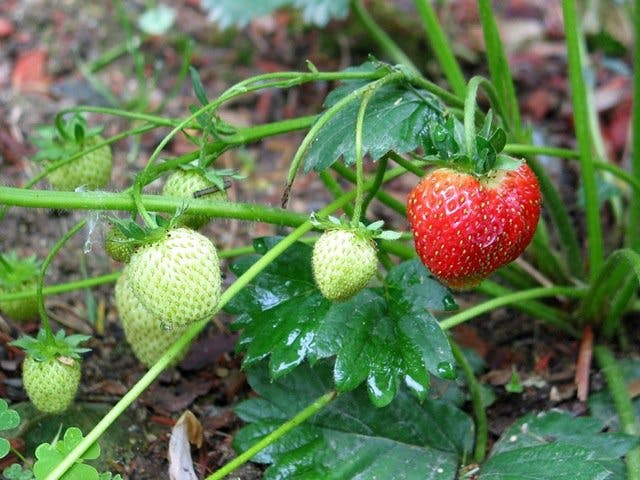
#> input picture DetectRipeFruitUseClusteringKmean/imagetest/Kmeans-1.png, 640 x 480 px, found by its file name
$ python DetectRipeFruit.py
#> lines starting #> are read from the running program, lines starting #| are printed output that depends on the picture
import numpy as np
from PIL import Image
import matplotlib.pyplot as plt
from matplotlib.patches import Rectangle
from skimage.measure import regionprops, label

def initialize_centroids(points, k):
    # Chọn ngẫu nhiên các điểm khởi tạo làm centroids ban đầu
    indices = np.random.choice(points.shape[0], size=k, replace=False)
    return points[indices]

def closest_centroid(points, centroids):
    # Xác định centroid gần nhất cho từng điểm dữ liệu
    distances = np.sqrt(((points - centroids[:, np.newaxis])**2).sum(axis=2))
    return np.argmin(distances, axis=0)

def update_centroids(points, closest, centroids):
    # Cập nhật vị trí centroids dựa trên các điểm gần nhất
    return np.array([points[closest == k].mean(axis=0) for k in range(centroids.shape[0])])

def kmeans(points, k, max_iters=100):
    centroids = initialize_centroids(points, k)
    for _ in range(max_iters):
        closest = closest_centroid(points, centroids)
        new_centroids = update_centroids(points, closest, centroids)
        if np.all(centroids == new_centroids):
            break
        centroids = new_centroids
    return closest, centroids

def overlap(bbox1, bbox2):
    # Kiểm tra xem hai bounding box có giao nhau không
    return not (bbox1[2] < bbox2[0] or bbox1[0] > bbox2[2] or
                bbox1[3] < bbox2[1] or bbox1[1] > bbox2[3])

def inside(bbox1, bbox2):
    return bbox1[0] >= bbox2[0] and bbox1[1] >= bbox2[1] and bbox1[2] <= bbox2[2] and bbox1[3] <= bbox2[3]

# Load ảnh và chuyển đổi thành numpy array
'data/Kmeans-1.png'
'data/ripe-fruit-2.png'
image = Image.open('data/Kmeans-1.png').convert('RGB')
#> image is the input picture: PIL image 640x480 RGB; mean R, G, B 98.4, 120.2, 81.8

# Kích thước ban đầu của ảnh
original_shape = image.size[::-1] + (3,)
#> original_shape = (480, 640, 3)

# Chuyển đổi ảnh thành mảng numpy các pixel
pixels = np.array(image).reshape(-1, 3)

# Số lượng clusters
k = 5
max_iters = 100

# Áp dụng thuật toán K-means để phân cụm các pixel
closest, centroids = kmeans(pixels, k, max_iters)
#> in kmeans, `centroids = initialize_centroids(points, k)`: centroids = [[132, 111, 80], [122, 188, 64], [56, 132, 60], [88, 83, 79], [63, 56, 38]]
#> centroids = [[191.1, 213, 170.1], [199.7, 60.09, 57.16], [82.82, 117.3, 71.44], [126.7, 152.8, 115.2], [45.08, 65.72, 32.69]]

# Chuyển đổi centroids sang kiểu dữ liệu integer
centroids = centroids.astype(int)
#> centroids = [[191, 213, 170], [199, 60, 57], [82, 117, 71], [126, 152, 115], [45, 65, 32]]

# Lấy chỉ số của cluster chứa màu sắc quả dâu
cluster_index = np.where(np.all(centroids == [181, 43, 19], axis=1))[0]
#> cluster_index = empty array

# Tạo ảnh đã phân đoạn dựa trên cluster được chỉ định
segmented_image = centroids[closest].reshape(image.size[1], image.size[0], 3)
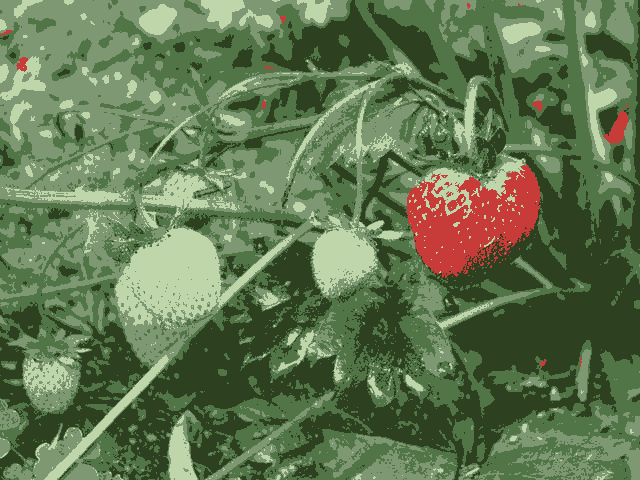
#> segmented_image: shape (480, 640, 3) int64; mean R, G, B 97.9, 119.7, 81.4

# Tạo ảnh nhị phân
binary_image = np.zeros_like(segmented_image)
if cluster_index.size > 0:
    binary_image[closest.reshape(image.size[1], image.size[0]) == cluster_index[0]] = [181, 43, 19]

# Chuyển đổi ảnh nhị phân sang ảnh xám
binary_image_gray = np.dot(binary_image[..., :3], [0.2989, 0.5870, 0.1140])

# Label các vùng trong ảnh nhị phân
labels = label(binary_image_gray)
#> binary_image_gray: shape (480, 640) float64; every value is 0

# Tính toán các thuộc tính của các vùng
regions = regionprops(labels)
#> regions = []

# Nhóm các bounding box dựa trên sự chồng chéo
bbox_groups = []
for region in regions:
    bbox = region.bbox
    for group in bbox_groups:
        if any(overlap(bbox, other_bbox) for other_bbox in group):
            group.append(bbox)
            break
    else:
        bbox_groups.append([bbox])
#> after the loop, bbox_groups = []

# Mở rộng bounding boxes đã nhóm
expanded_bboxes = [(min(bbox[0] for bbox in group), min(bbox[1] for bbox in group),
                    max(bbox[2] for bbox in group), max(bbox[3] for bbox in group))
                   for group in bbox_groups]
#> expanded_bboxes = []

# Lọc các bounding boxes dựa trên kích thước và sự chồng chéo
filtered_bboxes = [bbox for bbox in expanded_bboxes if not any(
    inside(bbox, other_bbox) for other_bbox in expanded_bboxes if bbox != other_bbox) and
                   (bbox[2] - bbox[0]) * (bbox[3] - bbox[1]) >= 1200]
#> filtered_bboxes = []

# Hiển thị ảnh gốc và bounding boxes đã lọc
fig, ax = plt.subplots(1)
ax.imshow(image)
for bbox in filtered_bboxes:
    minr, minc, maxr, maxc = bbox
    rect = Rectangle((minc, minr), maxc - minc, maxr - minr, fill=False, color='yellow')
    ax.add_patch(rect)
plt.show()
